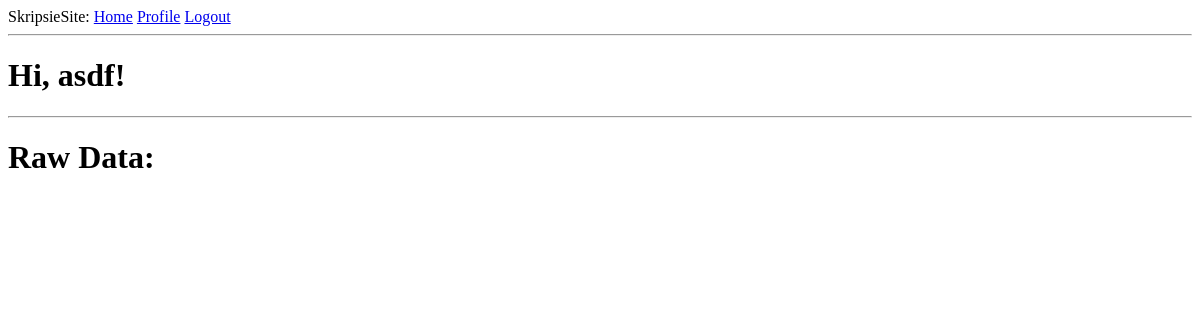
The app's page /index (signed in), older data.
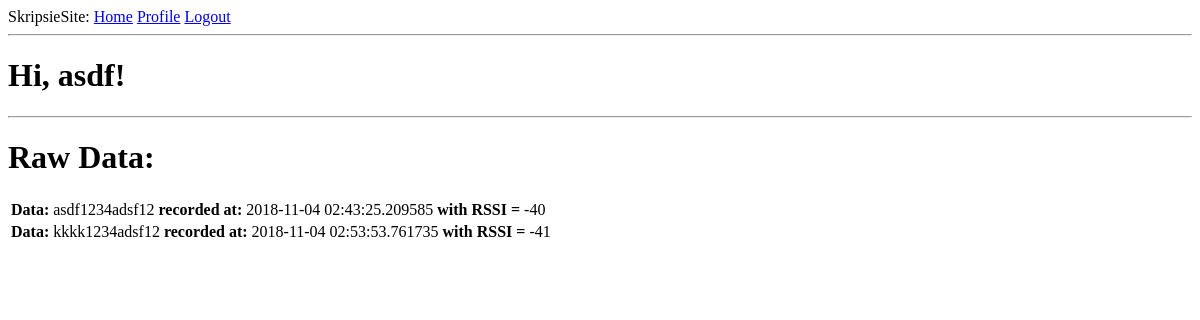
The same page, newer data.
### app/models.py (models this page shows, shortened)
class User(UserMixin, db.Model):
    id = db.Column(db.Integer, primary_key=True)
    username = db.Column(db.String(64), index=True, unique=True)
    email = db.Column(db.String(120), index=True, unique=True)
    password_hash = db.Column(db.String(128))
    posts = db.relationship('Post', backref='author', lazy='dynamic')
    about_me = db.Column(db.String(140))
    last_seen = db.Column(db.DateTime, default=datetime.utcnow)

class Data(db.Model):
    id = db.Column(db.Integer, primary_key=True)
    data = db.Column(db.String(140))
    date = db.Column(db.DateTime, index=True, default=datetime.utcnow)
    rssi = db.Column(db.Integer)

### app/routes.py (the view)
@app.route('/')
@app.route('/index')
@login_required
def index():
    posts = [
        {
            'author': {'username': 'Johns'},
            'body': 'Beautiful day in Portland!'
        },
        {
            'author': {'username': 'Susan'},
            'body': 'The Avengers movie was so cool!'
        }
    ]
    data = Data.query.all()
    return render_template('index.html', title='Home', posts=posts, data_table = data)

### app/models.py (called while the page is built)
@login.user_loader
def load_user(id):
    return User.query.get(int(id))

### app/routes.py (called while the page is built)
@app.before_request
def before_request():
    if current_user.is_authenticated:
        current_user.last_seen = datetime.utcnow()
        db.session.commit()

### app/templates/index.html (shortened to what this page needs)
{% extends "base.html" %}
{% block content %}
    <h1>Hi, {{ current_user.username }}!</h1>
    <hr>
    <h1>Raw Data:</h1>
    <table>
    {% for entry in data_table %}
	<tr valign="top">
            <td><p> <b>Data:</b> {{ entry.data }} <b>recorded at:</b> <d>{{ entry.date }}</d> <b>with RSSI =</b> {{ entry.rssi }}</p></td>
        </tr>
    {% endfor %}
    </table>
{% endblock %}

### app/templates/base.html (shortened to what this page needs)
<html>
    <head>
    </head>
    <body>
        <div>
            SkripsieSite:
            <a href="{{ url_for('index') }}">Home</a>
            {% if current_user.is_anonymous %}
            <a href="{{ url_for('login') }}">Login</a>
            {% else %}
            <a href="{{ url_for('user', username=current_user.username) }}">Profile</a>
            <a href="{{ url_for('logout') }}">Logout</a>
            {% endif %}
        </div>
        <hr>
        {% block content %}{% endblock %}
    </body>
</html>

Row changes from the older to the newer data that the page shows:
added Data: data "asdf1234adsf12", date "2018-11-04 02:43:25.209585", rssi "-40"
added Data: data "kkkk1234adsf12", date "2018-11-04 02:53:53.761735", rssi "-41"
